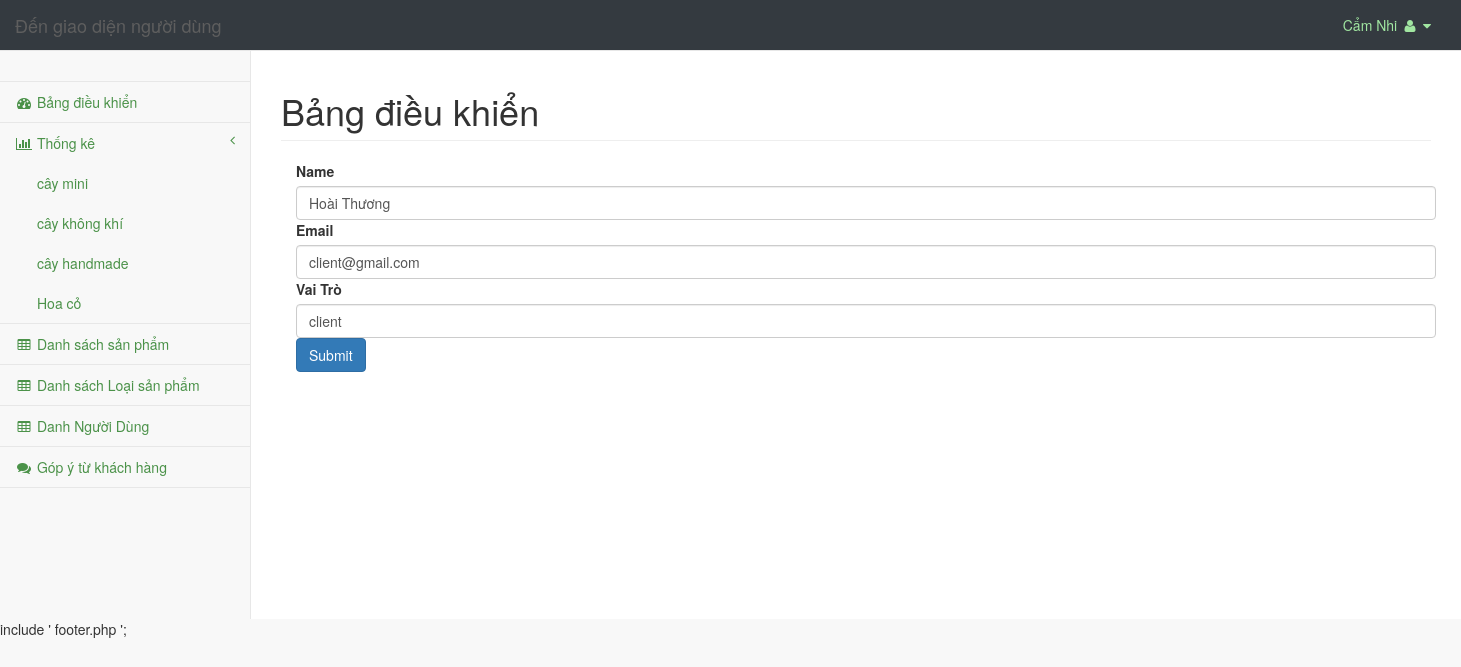
The page /admin/pages/User.php?acc_edit_id=2 (signed in) on the database its author committed.
### tables this page shows
CREATE TABLE IF NOT EXISTS `account` (
  `id` int NOT NULL AUTO_INCREMENT,
  `role` varchar(20) NOT NULL DEFAULT 'client',
  `username` varchar(100) DEFAULT NULL,
  `passwords` varchar(100) DEFAULT NULL,
  `fullname` varchar(200) DEFAULT NULL,
  `createdate` datetime DEFAULT NULL,
  `lastmodified` datetime DEFAULT NULL,
  PRIMARY KEY (`id`)
);

CREATE TABLE IF NOT EXISTS `category` (
  `id` int NOT NULL AUTO_INCREMENT,
  `name` varchar(200) DEFAULT NULL,
  `image` varchar(200) NOT NULL,
  PRIMARY KEY (`id`)
);

### php/connectDB.php (called while the page is built, shortened)
<?php
class DataAccessHelper
{
	static $connection;
	public function connect()
	{
		self::$connection = new mysqli(DB_HOST, DB_USER, DB_PASSWORD, DB_NAME, DB_PORT);
		self::$connection->set_charset(DB_CHARSET);
	}
	public function executeQuery($sql)
	{
		return self::$connection->query($sql);
	}
}

### admin/pages/User.php (the view, shortened to what this page needs)
<?php
include "../../php/connectDB.php";
$db = new DataAccessHelper();
$db->connect();
$id_user = $_SESSION['account'];
$sql = "SELECT * FROM account WHERE id = '$id_user'";
$result = $db->executeQuery($sql);
$user = mysqli_fetch_assoc($result);
if (isset($_GET['acc_edit_id'])) {
	$acc_id = $_GET['acc_edit_id'];
	$query = $db->executeQuery('SELECT role, username, fullname FROM account WHERE id =' . $acc_id);
	$result_acc = mysqli_fetch_assoc($query); ?>
	<!DOCTYPE html>
	<html lang="en">
	<head>
		<link href="../vendor/bootstrap/css/bootstrap.min.css" rel="stylesheet">
		<link href="../vendor/metisMenu/metisMenu.min.css" rel="stylesheet">
		<link href="../dist/css/sb-admin-2.css" rel="stylesheet">
		<link href="../vendor/morrisjs/morris.css" rel="stylesheet">
		<link href="../vendor/font-awesome/css/font-awesome.min.css" rel="stylesheet" type="text/css">
		<link href="../css/customerad.css" rel="stylesheet" type="text/css">
	</head>
	<body>
		<div id="wrapper">
			<nav class="navbar navbar-default navbar-static-top bg-dark" role="navigation" style="margin-bottom: 0px">
				<div class="navbar-header.">
					<a class="navbar-brand" href="../../index.php">Đến giao diện người dùng</a>
				</div>
				<ul class="nav navbar-top-links navbar-right ">
					<li class="dropdown">
						<a class="dropdown-toggle fn-bran-light" data-toggle="dropdown" href="#">
							<?php echo $user['fullname'] ?>
							<i class="fa fa-user fa-fw"></i> <i class="fa fa-caret-down"></i>
						</a>
					</li>
				</ul>
				<div class="navbar-default sidebar" role="navigation">
					<div class="sidebar-nav navbar-collapse">
						<ul class="nav" id="side-menu">
							<li class="sidebar-search">
							</li>
							<li>
								<a href="index.php"><i class="fa fa-dashboard fa-fw"></i> Bảng điều khiển</a>
							</li>
							<li>
								<a href="#"><i class="fa fa-bar-chart-o fa-fw"></i> Thống kê<span class="fa arrow"></span></a>
								<ul class="nav nav-second-level">
									<?php
									$query = $db->executeQuery("SELECT * FROM category");
									$result = mysqli_fetch_all($query, MYSQLI_ASSOC);
									?>
									<?php foreach ($result as $value) : ?>
										<li>
											<a href="thongke?category=<?php echo $value['id'] ?>"><?php echo $value['name'] ?></a>
										</li>
									<?php endforeach; ?>
								</ul>
							</li>
							<li>
								<a href="viewproduct.php"><i class="fa fa-table fa-fw"></i> Danh sách sản phẩm</a>
							</li>
							<li>
								<a href="viewcategory.php"><i class="fa fa-table fa-fw"></i> Danh sách Loại sản phẩm</a>
							</li>
							<li>
								<a href="viewuser.php"><i class="fa fa-table fa-fw"></i> Danh Người Dùng</a>
							</li>
							<li>
								<a href="Gopy.php"><i class="fa fa-comments fa-fw"></i> Góp ý từ khách hàng</a>
							</li>
						</ul>
					</div>
				</div>
			</nav>
			<div id="page-wrapper">
				<div class="row">
					<div class="col-lg-12">
						<h1 class="page-header">Bảng điều khiển</h1>
					</div>
				</div>
				<div class="row">
					<div class="col-lg-3 col-md-6">
						<div class="container">
							<form action="" method="post" enctype="multipart/form-data">
								<div class="mb-3">
									<label for="name" class="form-label">Name</label>
									<input value="<?php echo $result_acc['fullname'] ?>"
										type="text" class="form-control" name="fullname"
										id="fullname" aria-describedby="helpId" placeholder="" />
								</div>
								<div class="mb-3">
									<label for="email" class="form-label">Email</label>
									<input value="<?php echo $result_acc['username'] ?>"
										type="email" class="form-control" name="username"
										id="username" aria-describedby="emailHelpId"
										placeholder="abc@gmail.com" />
								</div>
								<div class="mb-3">
									<label for="role" class="form-label">Vai Trò</label>
									<input value="<?php echo $result_acc['role'] ?>"
										type="text" class="form-control" name="role"
										id="role" aria-describedby="helpId" placeholder="" />
								</div>
								<button
									type="submit" name="edit_account"
									class="btn btn-primary">
									Submit
								</button>
							</form>
						</div>
					</div>
				</div>
			</div>
		</div>
		include ' footer.php ';
	<?php }

### admin/css/customerad.css (style rules this page uses)
.bg-dark { background-color: #343a40!important; }
.fn-bran-light { color:#a1e6a1 !important; }

### admin/pages/User.php (style rules this page uses)
a { color: #4b9249; }

### rows shown on the page
account: fullname "Cẩm Nhi"
category: name "cây mini"
category: name "cây không khí"
category: name "cây handmade"
category: name "Hoa cỏ"
account: fullname "Hoài Thương", username "client@gmail.com", role "client"
